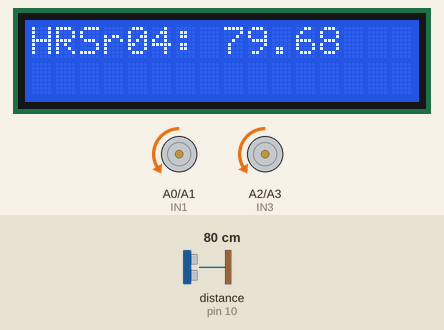
This sketch was run on a simulated Arduino Uno, built with avr-gcc and run on an emulated ATmega328P. On the bench: 16×2 character LCD, motor-driver pin pairs drawn as motors (green arrow = first pin HIGH = forward, orange = second pin HIGH = backward, longer = more drive, scaled by the enable pin). Wiring (inferred from the names in the program): ultrasonic range finder: trigger pin 2; echo pin 10. The test bench sets the inputs (shaded band); at power-on: distance to the obstacle (sensor on pin 10) 80 cm. The echo pulse lasts 58.3 µs per cm.

Above: at 1.2 s.
1.3 s: distance to the obstacle (sensor on pin 10) set to 22 cm
At 2.1 s:
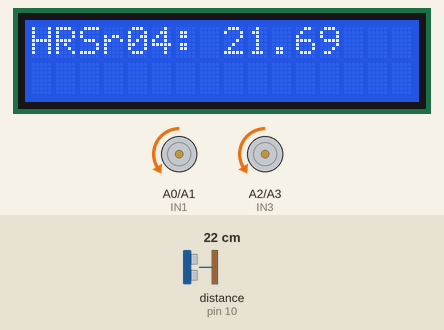
2.8 s: distance to the obstacle (sensor on pin 10) set to 19 cm
At 3.8 s:
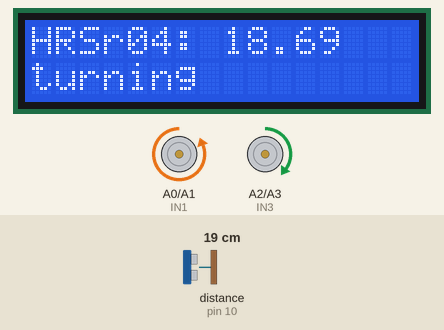
4.3 s: distance to the obstacle (sensor on pin 10) set to 4 cm
At 4.8 s:
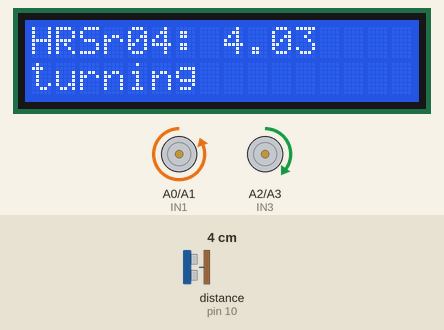
7.3 s: distance to the obstacle (sensor on pin 10) set to 2 cm
At 7.9 s:
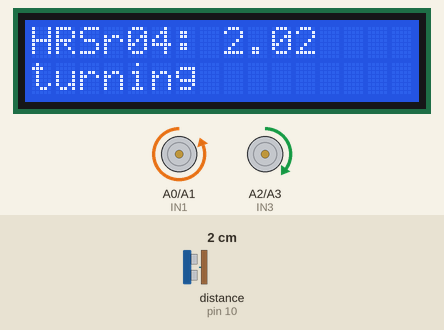
10.3 s: distance to the obstacle (sensor on pin 10) set to 18 cm
At 10.7 s:
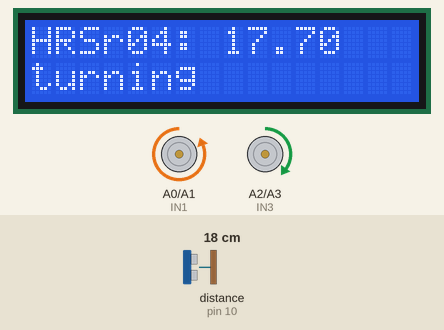
13.3 s: distance to the obstacle (sensor on pin 10) set to 9 cm
At 14.1 s:
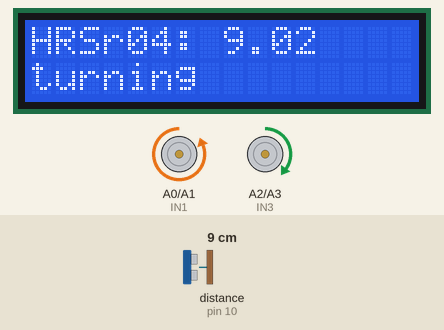
Timing chart, 0 to 16.3 s (numbered marks = the images above; inputs shaded):
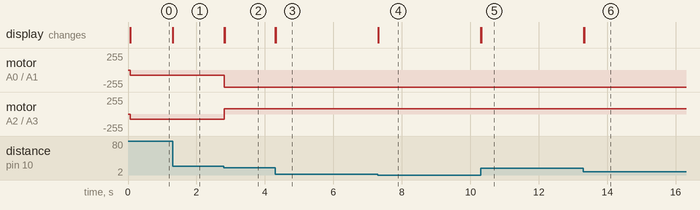

Measured:
- the behaviour switches between 21 and 20 cm on distance to the obstacle (sensor on pin 10) (found by bisection; images 1 and 2)
- after the input at 1.3 s, the display: changes at once (image 1)
- after the input at 2.8 s, motor on A0 (IN1) / A1 (IN2): backward 75/255 → backward 255/255 at once; motor on A2 (IN3) / A3 (IN4): backward 75/255 → forward 80/255 at once; the display: changes at once (image 2)
- after the input at 4.3 s, the display: first changes at once (image 3 shows a later state)
- after the input at 7.3 s, the display: changes at once (image 4)
- after the input at 10.3 s, the display: first changes at once (image 5 shows a later state)
- after the input at 13.3 s, the display: first changes at once (image 6 shows a later state)

The sketch:

Obstacle_Avoiding_Ultrasonic_Sensor.ino
```cpp
#include <LiquidCrystal.h>

//LCD
const int rs = 8, en = 9, d4 = 4, d5 = 5, d6 = 6, d7 = 7;
LiquidCrystal lcd(rs, en, 4, 5, 6, 7);

// Ultrasonic sensor
const int trigPin = 2;
const int echoPin = 10;
double duration;
double distance;

//Motor Control Pins
int ENA = 11;
int IN1 = A0; // RIGHT BACKWARD
int IN2 = A1; // RIGHT FORWARD

int ENB = 3;
int IN3 = A2; // LEFT BACKWARD
int IN4 = A3; // LEFT FORWARD

void setup()
{
  //Ultrasonic
  pinMode(trigPin, OUTPUT); // Sets the trigPin as an Output
  pinMode(echoPin, INPUT); // Sets the echoPin as an Input

  //Motor
  pinMode(ENA, OUTPUT);
  pinMode(ENB, OUTPUT);
  pinMode(IN1, OUTPUT);
  pinMode(IN2, OUTPUT);
  pinMode(IN3, OUTPUT);
  pinMode(IN4, OUTPUT);

  //LCD
  lcd.begin(16, 2);
}

double readUltrasonic()
{
  // Clears the trigPin
  digitalWrite(trigPin, LOW);
  delayMicroseconds(2);

  // Sets the trigPin on HIGH state for 10 micro seconds
  digitalWrite(trigPin, HIGH);
  delayMicroseconds(10);
  digitalWrite(trigPin, LOW);

  // Reads the echoPin, returns the sound wave travel time in microseconds
  duration = pulseIn(echoPin, HIGH);

  // Calculating the distance
  distance = duration * 0.0343 / 2;

  // Prints the distance on the Serial Monitor
  Serial.print("Distance: ");
  Serial.println(distance);

  lcd.clear();
  lcd.setCursor(0, 0);
  lcd.print("HRSr04: ");
  lcd.print(distance);

  return(distance);
}

void moveForward()
{
  analogWrite(ENA, 75);
  analogWrite(ENB, 75);
  digitalWrite(IN1, LOW);
  digitalWrite(IN2, HIGH);
  digitalWrite(IN3, LOW);
  digitalWrite(IN4, HIGH);
}

void stopMoving()
{
  unsigned long start = millis();
  while (millis()-start<=1000)
  {
    analogWrite(ENA, 0);
    analogWrite(ENB, 0);
    digitalWrite(IN1, LOW);
    digitalWrite(IN2, LOW);
    digitalWrite(IN3, LOW);
    digitalWrite(IN4, LOW);
  }
}

void turnRight()
{
  lcd.setCursor(0, 1);
  lcd.print("turning");

  analogWrite(ENA, 255);
  analogWrite(ENB, 80);
  digitalWrite(IN1, LOW);
  digitalWrite(IN2, HIGH);
  digitalWrite(IN3, HIGH);
  digitalWrite(IN4, LOW);
}
void loop()
{
  distance=readUltrasonic();

  if (distance<=20.0)
  {
    turnRight();
  }

  else
  {
    moveForward();
  }
}
```
